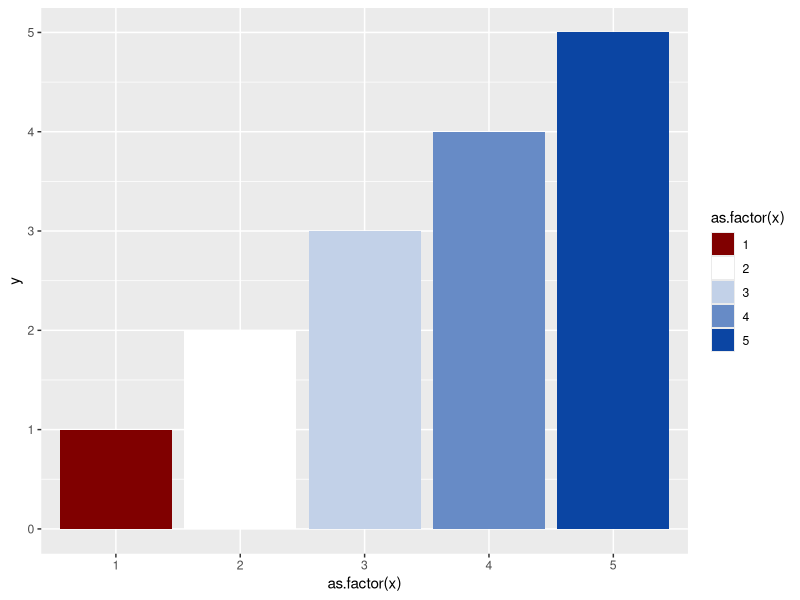
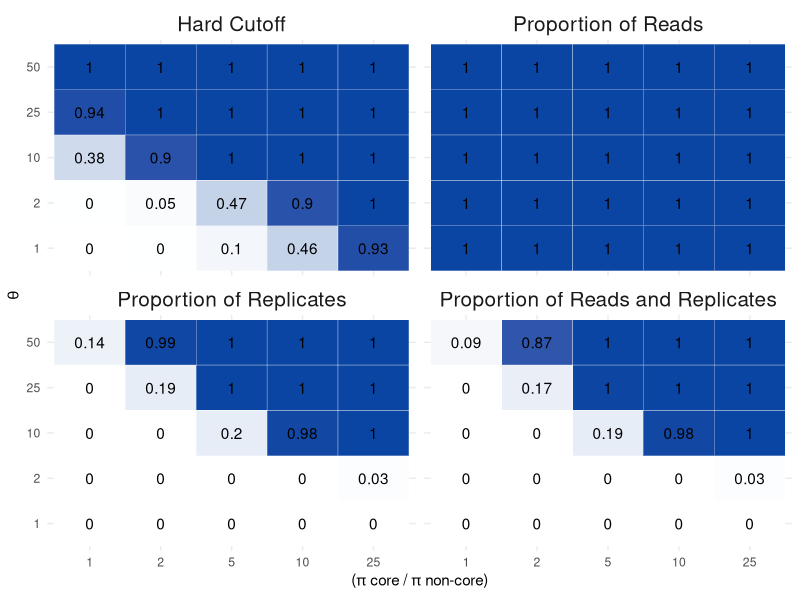
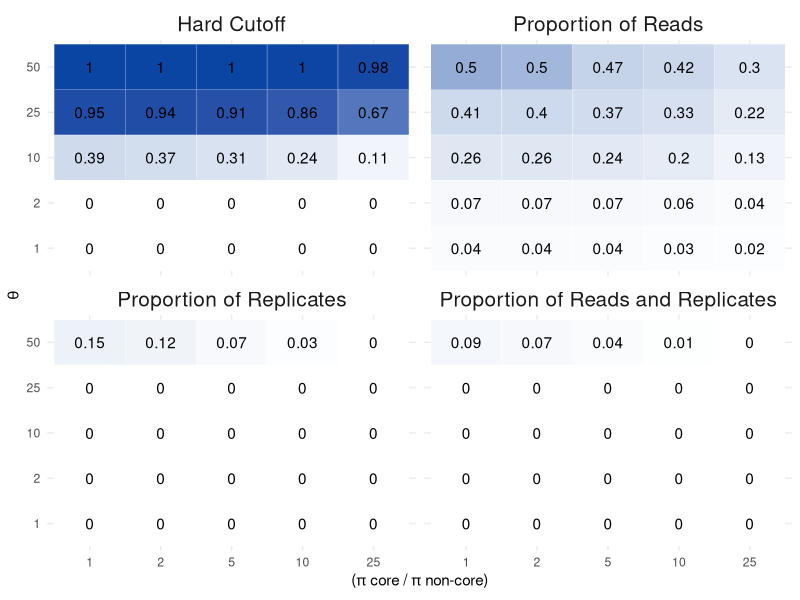
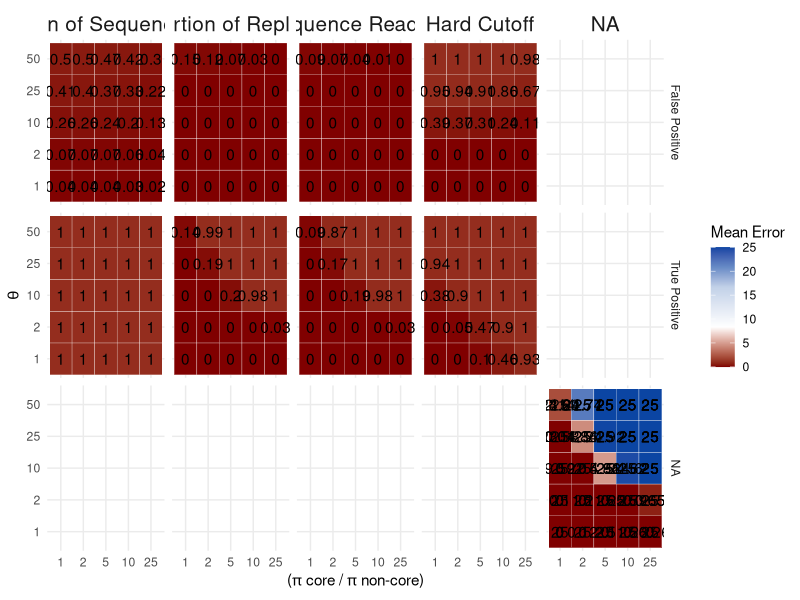
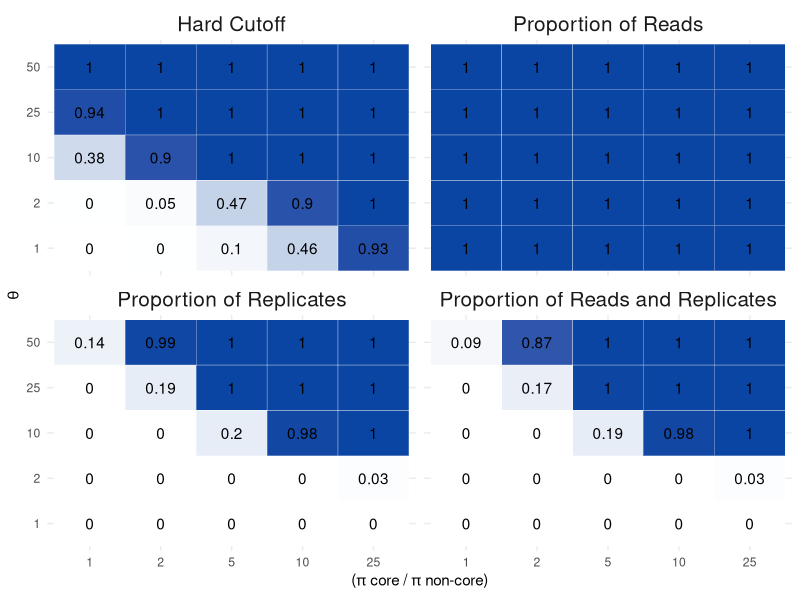
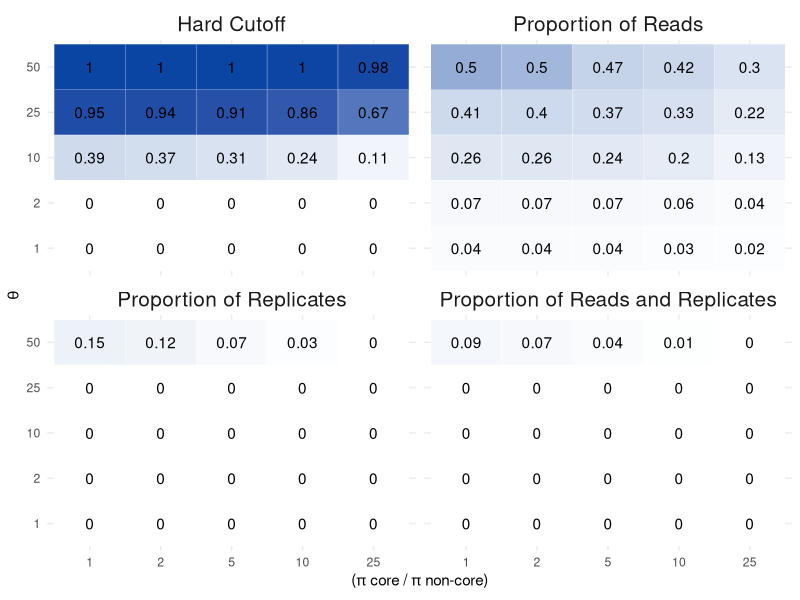

The R source for these figures, in order: (Note: this script raises an error after producing the figures.)
## ---- chunk 1
library(MCMCpack)
library(tidyverse)
library(ggplot2)
library(RColorBrewer)
library(gridExtra)
## ---- chunk 2
# set the structure of our simlulated taxa table (not proritions of taxa, just rows by columns and expected core)
ntaxa<-1000
ncore<-25
nsites<-50
nreads<-2e06
nsims<-250
## ---- chunk 3
corenoncoreratio<-c(1,2,5,10,25)
p.core<-corenoncoreratio/(ntaxa - ncore + corenoncoreratio*ncore)
p.noncore<-( 1-(p.core*ncore) )/ (ntaxa - ncore)

theta<-c(1, 2, 10, 25, 50) #intensity parameter
## ---- chunk 4
## do a set of simulations across input parameter values and number of replicates ------
## set up the storage of input and output for the 25 simulation conditions
## quantify TP (true positives) and FP (false positives)
sim.df<-data.frame(expand.grid(corenoncoreratio=corenoncoreratio, theta=theta), 
           p.core=rep(p.core, length(theta)), 
           p.noncore=rep(p.noncore, length(theta)),

           meanerrorHardCutTP= numeric(length(p.core) * length(theta)),
           meanerrorPropReadTP = numeric(length(p.core) * length(theta)),
           meanerrorPropRepsTP = numeric(length(p.core) * length(theta)),
           meanerrorPropReadRepsTP = numeric(length(p.core) * length(theta)),
          meanerrorHardCutFP= numeric(length(p.core) * length(theta)),
           meanerrorPropReadFP = numeric(length(p.core) * length(theta)),
           meanerrorPropRepsFP = numeric(length(p.core) * length(theta)),
           meanerrorPropReadRepsFP = numeric(length(p.core) * length(theta))
           )
           #error2.5 = numeric(length(p.core) * length(theta)),
           #error97.5 = numeric(length(p.core) * length(theta)))

#sim.df
## ---- chunk 5
for(trt in 1:(nrow(sim.df))){
    
    # create empty vectors to store output for each method for every simulation
    tmp.err.HardCutTP <-  numeric(nsims)
    tmp.err.PropReadTP <- numeric(nsims)
    tmp.err.PropRepsTP <- numeric(nsims)
    tmp.err.PropReadRepsTP <- numeric(nsims)
    tmp.err.HardCutFP <-  numeric(nsims)
    tmp.err.PropReadFP <- numeric(nsims)
    tmp.err.PropRepsFP <- numeric(nsims)
    tmp.err.PropReadRepsFP <- numeric(nsims)
    tmp.err.HardCutTP_num <-  numeric(nsims)
    tmp.err.PropReadTP_num <- numeric(nsims)
    tmp.err.PropRepsTP_num <- numeric(nsims)
    tmp.err.PropReadRepsTP_num <- numeric(nsims)
    tmp.err.HardCutFP_num <-  numeric(nsims)
    tmp.err.PropReadFP_num <- numeric(nsims)
    tmp.err.PropRepsFP_num <- numeric(nsims)
    tmp.err.PropReadRepsFP_num <- numeric(nsims)
  for(i in 1:nsims){
    # create a single OTU table for all four methods to be compared against
    replicateSim <- round(rdirichlet(nsites, c(rep(sim.df$p.core[trt] * sim.df$theta[trt], ncore), 
                                               rep(sim.df$p.noncore[trt] * sim.df$theta[trt], ntaxa-ncore))) * nreads)
    
    # find true and false positives
    # true positives are those that meet in the criterion in the first 1:ncore taxa.  The remaining taxa are not part of the core, so any taxa meeting the criterion in that set are false positives
    
    # hard cut off method
    # tmp.err.HardCut[i] <-  sum(colSums((replicateSim >= 25)) >= 5) - ncore
    tmp.err.HardCutTP[i] <-  sum((colSums((replicateSim >= 25)) >= 5)[1:ncore])
    tmp.err.HardCutFP[i] <-  sum((colSums((replicateSim >= 25)) >= 5)[(ncore+1):ntaxa])

    # Prop reads
    #tmp.err.PropRead[i] <- sum(cumsum(sort(colSums(replicateSim)/sum(rowSums(replicateSim))))>=0.25)  - ncore
    tmp.err.PropReadTP[i] <- sum((cumsum(sort(colSums(replicateSim)/sum(rowSums(replicateSim)), decreasing = T))<= 0.75)[1:ncore])
    tmp.err.PropReadFP[i] <- sum((cumsum(sort(colSums(replicateSim)/sum(rowSums(replicateSim)), decreasing = T))<= 0.75)[(ncore+1):ntaxa])  
   
     # Prop Reps
    #tmp.err.PropReps[i] <- sum(colSums(replicateSim)>10*nrow(replicateSim))  - ncore
    #Sites in rows, otus in Columns
    tmp.err.PropRepsTP[i] <- sum((colSums(replicateSim>0) >= (0.5 * nsites))[1:ncore])  
    tmp.err.PropRepsFP[i] <- sum((colSums(replicateSim>0) >= (0.5 * nsites))[(ncore+1):ntaxa])   
    
    # Proportion of reps and reads
    #tmp.err.PropReadReps[i] <- sum((colSums(replicateSim>0) >= (0.5 * nsites)) & (colSums(replicateSim) >= sum(replicateSim) * 1/1000) )  - ncore
    tmp.err.PropReadRepsTP[i] <- sum(((colSums(replicateSim>0) >= (0.5 * nsites)) & (colSums(replicateSim) >= sum(replicateSim) * 1/1000) )[1:ncore]) 
    tmp.err.PropReadRepsFP[i] <- sum(((colSums(replicateSim>0) >= (0.5 * nsites)) & (colSums(replicateSim) >= sum(replicateSim) * 1/1000) )[(ncore+1):ntaxa]) 
  }
  
  # fill the dataframe from the chunk above with these values for later plotting
  sim.df$meanerrorHardCutTP[trt] <- mean(tmp.err.HardCutTP) / ncore
  sim.df$meanerrorPropReadTP[trt] <- mean(tmp.err.PropReadTP) / ncore
  sim.df$meanerrorPropRepsTP[trt] <- mean(tmp.err.PropRepsTP) / ncore
  sim.df$meanerrorPropReadRepsTP[trt] <- mean(tmp.err.PropReadRepsTP) / ncore
  
  sim.df$meanerrorHardCutFP[trt] <- mean(tmp.err.HardCutFP) / (ntaxa - ncore)
  sim.df$meanerrorPropReadFP[trt] <- mean(tmp.err.PropReadFP) / (ntaxa - ncore)
  sim.df$meanerrorPropRepsFP[trt] <- mean(tmp.err.PropRepsFP) / (ntaxa - ncore)
  sim.df$meanerrorPropReadRepsFP[trt] <- mean(tmp.err.PropReadRepsFP) / (ntaxa - ncore)
  
  sim.df$meanerrorHardCutTP_num[trt] <- mean(tmp.err.HardCutTP) 
sim.df$meanerrorPropReadTP_num[trt] <- mean(tmp.err.PropReadTP) 
  sim.df$meanerrorPropRepsTP_num[trt] <- mean(tmp.err.PropRepsTP) 
  sim.df$meanerrorPropReadRepsTP_num[trt] <- mean(tmp.err.PropReadRepsTP) 
  
  sim.df$meanerrorHardCutFP_num[trt] <- mean(tmp.err.HardCutFP) 
  sim.df$meanerrorPropReadFP_num[trt] <- mean(tmp.err.PropReadFP) 
  sim.df$meanerrorPropRepsFP_num[trt] <- mean(tmp.err.PropRepsFP) 
  sim.df$meanerrorPropReadRepsFP_num[trt] <- mean(tmp.err.PropReadRepsFP)
}
## ---- chunk 6
myPalette <- c("#800000", "#ffffff", "#C2D1E8", "#678BC6", "#0b45a3")
myPalette2 <- c("#ffffff", "#C2D1E8", "#678BC6", "#0b45a3")
myPalette3 <- c("#ffffff", "#C2D1E8")

df <- data.frame(x = c(1,2,3,4,5), y = c(1,2,3,4,5))

ggplot(df, aes(x = as.factor(x), y = y)) +
  geom_bar(stat = "identity", aes(fill = as.factor(x))) +
  scale_fill_manual(values = myPalette)
## ---- chunk 7
sim.df_gg <- sim.df %>%
  dplyr::select(1:8) %>%
  gather(method, prob, c(5:8)) %>%
  mutate(method = factor(method, levels = c("meanerrorHardCutTP",
                                            "meanerrorPropReadTP",  
                                            "meanerrorPropRepsTP",
                                          "meanerrorPropReadRepsTP"), labels = c("Hard Cutoff", "Proportion of Reads", "Proportion of Replicates", "Proportion of Reads and Replicates")))

ggplot(sim.df_gg, aes(x = as.factor(corenoncoreratio), y = as.factor(theta))) +
  geom_tile(aes(fill = prob), colour = "white") +
  facet_wrap(.~method, nrow = 2) +
  theme(legend.text=element_text(size=2)) +
  theme_minimal() +
  scale_fill_gradientn(colours = myPalette2, values = scales::rescale(c(-1000, -500, -25,0, 100, 500, 1000))) +
  geom_text(aes(label = round(sim.df_gg$prob, digits = 2))) +
   labs(x = expression(paste("(", pi, " core / ", pi, " non-core)")),
       y = expression(paste(theta)),
       fill = "Mean Error") +
  theme(strip.text.x = element_text(size = 15)) + theme(legend.position = "none")

ggsave("figure2.png", width = 9, height  = 8, dpi = 300)
## ---- chunk 8
sim.df_gg <- sim.df %>%
  dplyr::select(1,2,3,4,9,10,11,12) %>%
  gather(method, prob, c(5:8)) %>%
  mutate(method = factor(method, levels = c("meanerrorHardCutFP",
                                            "meanerrorPropReadFP",  
                                            "meanerrorPropRepsFP",
                                          "meanerrorPropReadRepsFP"), labels = c("Hard Cutoff", "Proportion of Reads", "Proportion of Replicates", "Proportion of Reads and Replicates")))

ggplot(sim.df_gg, aes(x = as.factor(corenoncoreratio), y = as.factor(theta))) +
  geom_tile(aes(fill = prob), colour = "white") +
  facet_wrap(.~method, nrow = 2) +
  theme(legend.text=element_text(size=2)) +
  theme_minimal() +
  scale_fill_gradientn(colours = myPalette2, values = scales::rescale(c(-1000, -500, -25,0, 100, 500, 1000))) +
  geom_text(aes(label = round(sim.df_gg$prob, digits = 2))) +
   labs(x = expression(paste("(", pi, " core / ", pi, " non-core)")),
       y = expression(paste(theta)),
       fill = "Mean Error") +
  theme(strip.text.x = element_text(size = 15)) + theme(legend.position = "none")

ggsave("figure3.png", width = 9, height  = 8, dpi = 300)
## ---- chunk 9
library(tidyverse)

sim.df$meanerrorHardCutTF_num <- sim.df$meanerrorHardCutTP_num - sim.df$meanerrorHardCutFP_num
sim.df$meanerrorPropReadTF_num <- sim.df$meanerrorPropReadTP_num - sim.df$meanerrorPropReadFP_num
sim.df$meanerrorPropRepsTF_num <- sim.df$meanerrorPropRepsTP_num - sim.df$meanerrorPropRepsFP_num
sim.df$meanerrorPropReadRepsTF_num <- sim.df$meanerrorPropReadRepsTP_num - sim.df$meanerrorPropReadRepsFP_num

sim.df_all <- sim.df %>%
  gather(method, mean, 5:16) %>%
  separate(method, into = c('method', 'error'), sep = -2, convert = TRUE) 

sim.df_all$method <- as.factor(sim.df_all$method)
sim.df_all$error <- as.factor(sim.df_all$error)

sim.df_all <- sim.df_all %>%
    mutate(method = factor(method, levels = c("meanerrorHardCut",
                                            "meanerrorPropRead",  
                                          "meanerrorPropReadReps",
                                          "meanerrorPropReps"), labels = c("Hard Cutoff", "Proportion of Sequence Reads", "Proportion of Sequence Reads and Replicates", "Proportion of Replicates")))

sim.df_all <- sim.df_all %>%
    mutate(error = factor(error, levels = c("FP", "TF", "TP"), labels = c("False Positive", "TP-FP", "True Positive")))

sim.df_all$method <- factor(sim.df_all$method, 
                            levels = c("Proportion of Sequence Reads", 
                                       "Proportion of Replicates", 
                                       "Proportion of Sequence Reads and Replicates", 
                                       "Hard Cutoff"))

ggplot(sim.df_all, aes(x = as.factor(corenoncoreratio), y = as.factor(theta))) +
  geom_tile(aes(fill = mean), colour = "white") +
  facet_grid(error~method) +
  theme(legend.text=element_text(size=2)) +
  theme_minimal() +
  scale_fill_gradientn(colours = myPalette, values = scales::rescale(c(-0.5, 0, .5, .75, 1))) +
  geom_text(aes(label = round(sim.df_all$mean, digits = 2))) +
   labs(x = expression(paste("(", pi, " core / ", pi, " non-core)")),
       y = expression(paste(theta)),
       fill = "Mean Error") +
  theme(strip.text.x = element_text(size = 15))
## ---- chunk 10
tp <- sim.df_all %>%
  filter(sim.df_all$error == "True Positive")

tp_plot <- ggplot(tp, aes(x = as.factor(corenoncoreratio), y = as.factor(theta))) +
  geom_tile(aes(fill = mean), colour = "white") +
  facet_grid(error~method) +
  theme(legend.text=element_text(size=2)) +
  theme_minimal() +
  scale_fill_gradientn(colours = myPalette2, values = scales::rescale(c(-1000, -500, -25,0, 100, 500, 1000))) +
  geom_text(aes(label = round(tp$mean, digits = 2))) +
   labs(x = expression(paste("(", pi, " core / ", pi, " non-core)")),
       y = expression(paste(theta)),
       fill = "Mean Error") +
  theme(strip.text.x = element_text(size = 15)) +
    theme(axis.title.x=element_blank(),
        axis.text.x=element_blank(),
        axis.ticks.x=element_blank()) +
    theme(text = element_text(size = 20))
## ---- chunk 11
fp <- sim.df_all %>%
  filter(sim.df_all$error == "False Positive")

fp_plot <- ggplot(fp, aes(x = as.factor(corenoncoreratio), y = as.factor(theta))) +
  geom_tile(aes(fill = mean), colour = "white") +
  facet_grid(error~method) +
  theme(legend.text=element_text(size=2)) +
  theme_minimal() +
    scale_fill_gradientn(colours = myPalette2, values = scales::rescale(c(1000, 500, 25,0, -100, -500, -1000))) +
  geom_text(aes(label = round(fp$mean, digits = 2))) +
   labs(x = expression(paste("(", pi, " core / ", pi, " non-core)")),
       y = expression(paste(theta)),
       fill = "Mean Error") +
  theme(strip.text.x = element_text(size = 0)) +
    theme(axis.title.x=element_blank(),
        axis.text.x=element_blank(),
        axis.ticks.x=element_blank()) +
    theme(text = element_text(size = 20))
## ---- chunk 12
tf <- sim.df_all %>%
  filter(sim.df_all$error == "TP-FP")

tf_plot <- ggplot(tf, aes(x = as.factor(corenoncoreratio), y = as.factor(theta))) +
  geom_tile(aes(fill = mean), colour = "white") +
  facet_grid(error~method) +
  theme(legend.text=element_text(size=2)) +
  theme_minimal() +
  scale_fill_gradientn(colours = myPalette, values = scales::rescale(c(-0.5, 0, .5, .75, 1))) +
  geom_text(aes(label = round(tf$mean, digits = 2))) +
   labs(x = expression(paste("(", pi, " core / ", pi, " non-core)")),
       y = expression(paste(theta)),
       fill = "Mean Error") +
  theme(strip.text.x = element_text(size = 0)) +
  theme(text = element_text(size = 20))
## ---- chunk 13

gridExtra::grid.arrange(tp_plot, fp_plot, tf_plot, nrow = 3)

g <- gridExtra::arrangeGrob(tp_plot, fp_plot, tf_plot, nrow=3) #generates g
ggsave(file="Fig2.pdf", g, width = 25, height = 15) #saves g
